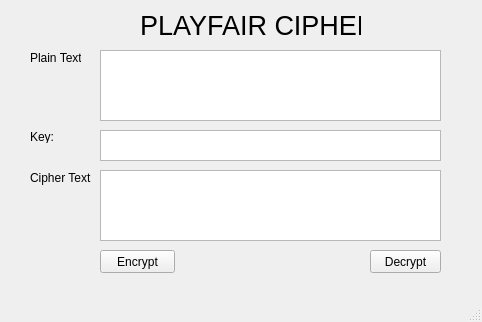
<?xml version="1.0" encoding="UTF-8"?>
<ui version="4.0">
 <class>MainWindow</class>
 <widget class="QMainWindow" name="MainWindow">
  <property name="geometry">
   <rect>
    <x>0</x>
    <y>0</y>
    <width>482</width>
    <height>322</height>
   </rect>
  </property>
  <property name="windowTitle">
   <string>MainWindow</string>
  </property>
  <widget class="QWidget" name="centralwidget">
   <widget class="QPlainTextEdit" name="txt_plain_text">
    <property name="geometry">
     <rect>
      <x>100</x>
      <y>50</y>
      <width>341</width>
      <height>71</height>
     </rect>
    </property>
   </widget>
   <widget class="QPlainTextEdit" name="txt_key">
    <property name="geometry">
     <rect>
      <x>100</x>
      <y>130</y>
      <width>341</width>
      <height>31</height>
     </rect>
    </property>
   </widget>
   <widget class="QPlainTextEdit" name="txt_cipher_text">
    <property name="geometry">
     <rect>
      <x>100</x>
      <y>170</y>
      <width>341</width>
      <height>71</height>
     </rect>
    </property>
   </widget>
   <widget class="QLabel" name="label">
    <property name="geometry">
     <rect>
      <x>30</x>
      <y>50</y>
      <width>51</width>
      <height>16</height>
     </rect>
    </property>
    <property name="text">
     <string>Plain Text:</string>
    </property>
   </widget>
   <widget class="QLabel" name="label_2">
    <property name="geometry">
     <rect>
      <x>30</x>
      <y>130</y>
      <width>47</width>
      <height>13</height>
     </rect>
    </property>
    <property name="text">
     <string>Key:</string>
    </property>
   </widget>
   <widget class="QLabel" name="label_3">
    <property name="geometry">
     <rect>
      <x>30</x>
      <y>170</y>
      <width>61</width>
      <height>16</height>
     </rect>
    </property>
    <property name="text">
     <string>Cipher Text:</string>
    </property>
   </widget>
   <widget class="QPushButton" name="btn_encrypt">
    <property name="geometry">
     <rect>
      <x>100</x>
      <y>250</y>
      <width>75</width>
      <height>23</height>
     </rect>
    </property>
    <property name="text">
     <string>Encrypt</string>
    </property>
   </widget>
   <widget class="QPushButton" name="btn_decrypt">
    <property name="geometry">
     <rect>
      <x>370</x>
      <y>250</y>
      <width>71</width>
      <height>23</height>
     </rect>
    </property>
    <property name="text">
     <string>Decrypt</string>
    </property>
   </widget>
   <widget class="QLabel" name="label_4">
    <property name="geometry">
     <rect>
      <x>140</x>
      <y>10</y>
      <width>221</width>
      <height>31</height>
     </rect>
    </property>
    <property name="font">
     <font>
      <pointsize>20</pointsize>
     </font>
    </property>
    <property name="text">
     <string>PLAYFAIR CIPHER</string>
    </property>
   </widget>
  </widget>
  <widget class="QMenuBar" name="menubar">
   <property name="geometry">
    <rect>
     <x>0</x>
     <y>0</y>
     <width>482</width>
     <height>21</height>
    </rect>
   </property>
  </widget>
  <widget class="QStatusBar" name="statusbar"/>
 </widget>
 <resources/>
 <connections/>
</ui>
